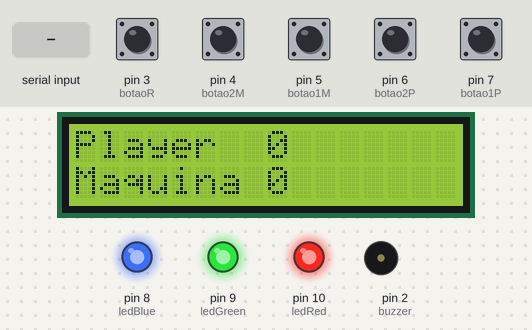
Bench run of a sketch on a simulated Arduino Uno, built with avr-gcc and run on an emulated ATmega328P. Parts: 16×2 character LCD, output pins drawn as LEDs (lit = HIGH), buzzer (waves = sounding). Inputs (shaded band) come from the test bench; at power-on: pin 3 (botaoR), pin 4 (botao2M), pin 5 (botao1M), pin 6 (botao2P), pin 7 (botao1P) HIGH.

Above: at 1.5 s.
1.6 s: pin 4 (botao2M) pulled LOW for 0.15 s
At 2.7 s:
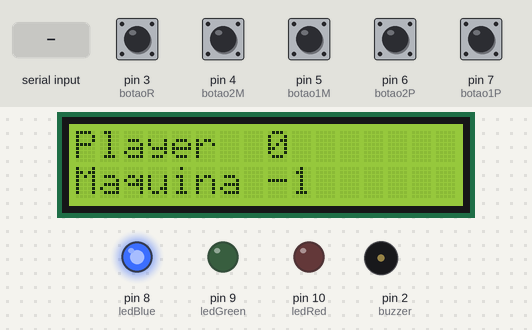
3.4 s: pin 7 (botao1P) pulled LOW for 0.15 s
At 4.8 s:
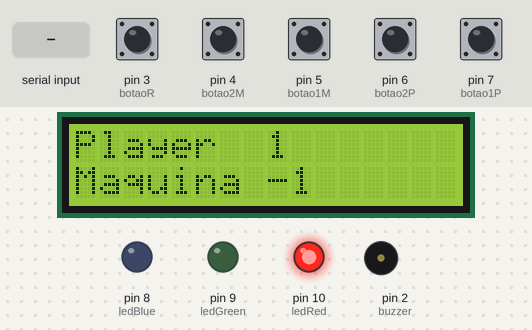
5.4 s: pin 5 (botao1M) pulled LOW for 0.15 s
At 6.3 s:
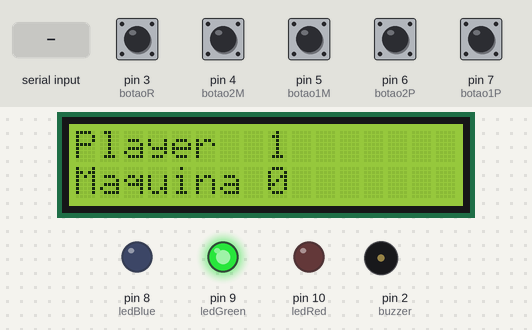
7.4 s: pin 3 (botaoR) pulled LOW for 0.15 s
At 7.72 s:
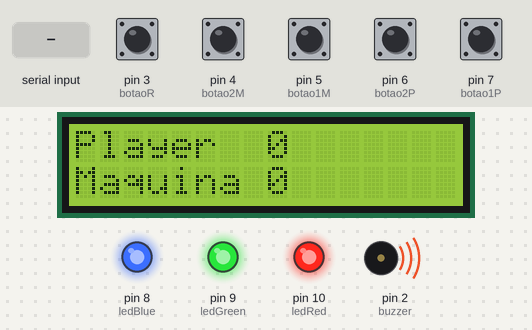
9.5 s: pin 6 (botao2P) pulled LOW for 0.15 s
At 10.9 s:
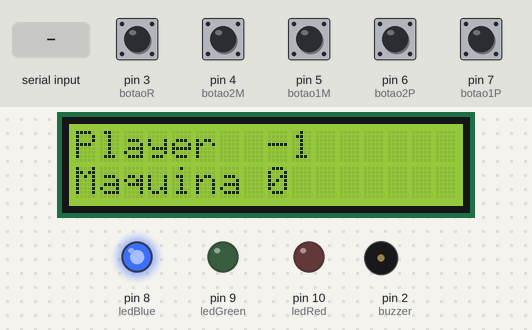
11.2 s: "B" received over Serial
At 11.7 s:
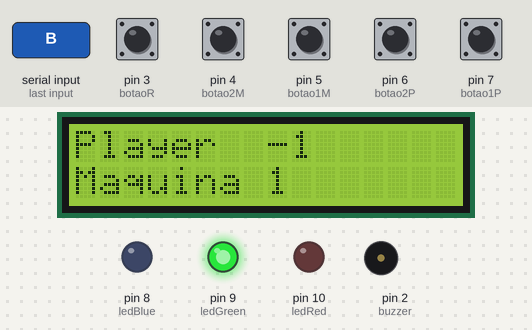
Timing chart, 0 to 13.9 s (numbered marks = the images above; inputs shaded):
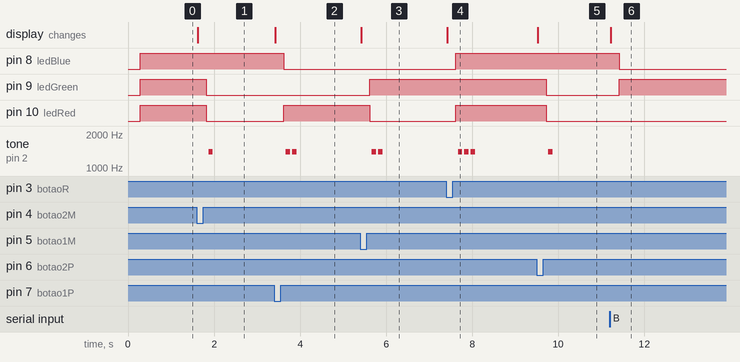

The sketch:

gerenciadorDePlacar.ino
```cpp
/*
// Programa: Gerenciar Placar com Display LCD 16x2
// Autor: PEDRO VICTOR R. D. SANTOS
// Data: 30/11/2022
// Local: Rio de Janeiro
// Colégio: IRS
*/

#include <Wire.h>
#include <LiquidCrystal_I2C.h>
#include "notas.h"
#include "musicas.h"
#include "pinosArduino.h"

LiquidCrystal_I2C lcd(endereco, colunas, linhas);

int player;
int maquina;

byte outPinos[] = {ledRed, ledGreen, ledBlue, buzzer};
byte inpPinos[] = {botao1P, botao2P, botao1M, botao2M, botaoR};

void setup() {
  lcd.init();
  lcd.backlight();
  lcd.clear();

  for (int i = 0; i <= 3; i++) {
    pinMode(outPinos[i], OUTPUT);
  }
  for (int i = 0; i <= 4; i++) {
    pinMode(inpPinos[i], INPUT_PULLUP);
  }

  resetScoreboard();
  Serial.begin(9600);
}

void loop() {
  if(Serial.available()>0) {
    char c = Serial.read();
    if (c == 'A') {
      adicionar1P();
      delay(200);
    } else if (c == 'B') {
      adicionar1M();
      delay(200);
    }
  }

  if (digitalRead(botao1P) == LOW) {
    adicionar1P();
    for (int i = 0; i <= 1; i++) {
      buzzerToque();
      delay(50);
    }

    while(digitalRead(botao1P) == LOW) {}
    delay(200);
  } else if (digitalRead(botao2P) == LOW) {
    remover1P();
    buzzerToque();

    while(digitalRead(botao2P) == LOW) {}
    delay(200);
  } else if (digitalRead(botao1M) == LOW) {
    adicionar1M();

    for (int i = 0; i <= 1; i++) {
      buzzerToque();
      delay(50);
    }

    while(digitalRead(botao1M) == LOW) {}
    delay(200);
  } else if (digitalRead(botao2M) == LOW) {
    remover1M();
    buzzerToque();

    while(digitalRead(botao2M) == LOW) {}
    delay(200);
  } else if (digitalRead(botaoR) == LOW) {
    resetScoreboard();

    for (int i = 0; i <= 2; i++) {
      buzzerToque();
      delay(50);
    }

    while(digitalRead(botaoR) == LOW) {}
    delay(200);
  }

  if (player == 7 && maquina == 0) {
    toca(starTrek, sizeof(starTrek) / sizeof(int) / 2);
    resetScoreboard();
    delay(200);
  }
}

void updateScoreboard() {
  lcd.clear();
  lcd.setCursor(0, 0);
  lcd.print("Player  ");
  lcd.print(player);
  lcd.setCursor(0, 1);
  lcd.print("Maquina ");
  lcd.print(maquina);
  delay(200);
}

void resetScoreboard() {
  player = 0;
  maquina = 0;
  updateScoreboard();
  digitalWrite(ledRed, HIGH);
  digitalWrite(ledGreen, HIGH);
  digitalWrite(ledBlue, HIGH);
  delay(50);
}

void buzzerToque() {
  tone(buzzer, NOTE_F6);
  delay(100);
  noTone(buzzer);
  return;
}

void toca(int melodia[], int notas) {
  int notaInteira = (60000 * 4) / tempo,
      divisor = 0, duracaoNota = 0, notaAtual;

  for (notaAtual = 0; notaAtual < notas * 2; notaAtual += 2) {
    // Calcula a duração de cada nota
    divisor = melodia[notaAtual + 1];
    if (divisor > 0) {
      duracaoNota = (notaInteira) / divisor;
    } else if (divisor < 0) {
      // dotted notes are represented with negative durations!!
      duracaoNota = (notaInteira) / abs(divisor);
      duracaoNota *= 1.5; // increases the duration in half for dotted notes
    }

    // Toca apenas 90% da duração da nota
    tone(buzzer, melodia[notaAtual], duracaoNota * 0.9);
    delay(duracaoNota);
    noTone(buzzer);
  }
}

void adicionar1P() {
    player = player +1;
    updateScoreboard();

    digitalWrite(ledRed, HIGH);
    digitalWrite(ledGreen, LOW);
    digitalWrite(ledBlue, LOW);
    delay(50);
}

void remover1P() {
    player = player - 1;
    updateScoreboard();

    digitalWrite(ledRed, LOW);
    digitalWrite(ledGreen, LOW);
    digitalWrite(ledBlue, HIGH);
    delay(50);
}

void adicionar1M() {
    maquina = maquina +1;
    updateScoreboard();

    digitalWrite(ledRed, LOW);
    digitalWrite(ledGreen, HIGH);
    digitalWrite(ledBlue, LOW);
    delay(50);
}

void remover1M() {
    maquina = maquina - 1;
    updateScoreboard();

    digitalWrite(ledRed, LOW);
    digitalWrite(ledGreen, LOW);
    digitalWrite(ledBlue, HIGH);
    delay(50);
}
```

musicas.h
```cpp
// Trilhas para os resultados

int starTrek[] = {
  // Introdução de Star Trek
  // Disponível em https://musescore.com/user/10768291/scores/4594271

  NOTE_D4, -8, NOTE_G4, 16, NOTE_C5, -4,
  NOTE_B4, 8, NOTE_G4, -16, NOTE_E4, -16, NOTE_A4, -16,
  NOTE_D5, 2,

};

int starWars[] = {
  // Parte do tema de Star Wars
  // Disponível em https://musescore.com/cathyd/star-wars-theme

  //NOTE_AS5,8, NOTE_A5,8, NOTE_G5,8, NOTE_F6,2, NOTE_C6,4,
  NOTE_AS5,8, NOTE_A5,8, NOTE_G5,8, NOTE_F6,2, NOTE_C6,4,
  NOTE_AS5,8, NOTE_A5,8, NOTE_AS5,8, NOTE_G5,2 //, NOTE_C5,8, NOTE_C5,8, NOTE_C5,8,
};

int pacMan[] = {
  // Introdução de PacMan
  // Score available at https://musescore.com/user/85429/scores/107109

  NOTE_B4, 16, NOTE_B5, 16, NOTE_FS5, 16, NOTE_DS5, 16, //1
  NOTE_B5, 32, NOTE_FS5, -16, NOTE_DS5, 8, NOTE_C5, 16,
  NOTE_C6, 16, NOTE_G6, 16, NOTE_E6, 16, NOTE_C6, 32, NOTE_G6, -16, NOTE_E6, 8,

  NOTE_B4, 16,  NOTE_B5, 16,  NOTE_FS5, 16,   NOTE_DS5, 16,  NOTE_B5, 32,  //2
  NOTE_FS5, -16, NOTE_DS5, 8,  NOTE_DS5, 32, NOTE_E5, 32,  NOTE_F5, 32,
  NOTE_F5, 32,  NOTE_FS5, 32,  NOTE_G5, 32,  NOTE_G5, 32, NOTE_GS5, 32,  NOTE_A5, 16, NOTE_B5, 8
};
```

notas.h
```cpp
// Frequência das notas para o buzzer
#define REST     0
#define NOTE_D4  294
#define NOTE_E4  330
#define NOTE_G4  392
#define NOTE_A4  440
#define NOTE_B4  494
#define NOTE_C5  523
#define NOTE_D5  587
#define NOTE_DS5 622
#define NOTE_E5  659
#define NOTE_F5  698
#define NOTE_FS5 740
#define NOTE_G5  784
#define NOTE_GS5 831
#define NOTE_A5  880
#define NOTE_AS5 932
#define NOTE_B5  988
#define NOTE_C6  1047
#define NOTE_E6  1319
#define NOTE_F6  1397
#define NOTE_G6  1568

#define tempo 100
```

pinosArduino.h
```cpp
  #define endereco  0x27
  #define colunas   16
  #define linhas    2
  #define ledRed    10
  #define ledGreen  9
  #define ledBlue   8
  #define botao1P   7
  #define botao2P   6
  #define botao1M   5
  #define botao2M   4
  #define botaoR    3
  #define buzzer    2
```

Measured:
- after the input at 1.6 s, pin 9 (ledGreen), pin 10 (ledRed): HIGH → LOW after 0.22 s; tone on pin 2 (buzzer): silent → 1397 Hz after 0.27 s, → silent 0.10 s later; the display: changes at once (image 1)
- after the input at 3.4 s, pin 8 (ledBlue): HIGH → LOW after 0.22 s; pin 10 (ledRed): LOW → HIGH after 0.22 s; tone on pin 2 (buzzer): alternates 1397 Hz for 0.10 s and silent for 0.05 s, 4 changes in all, then stays silent, starting after 0.27 s; the display: changes at once (image 2)
- after the input at 5.4 s, pin 9 (ledGreen): LOW → HIGH after 0.22 s; pin 10 (ledRed): HIGH → LOW after 0.22 s; tone on pin 2 (buzzer): alternates 1397 Hz for 0.10 s and silent for 0.05 s, 4 changes in all, then stays silent, starting after 0.27 s; the display: changes at once (image 3)
- after the input at 7.4 s, pin 8 (ledBlue), pin 10 (ledRed): LOW → HIGH after 0.22 s; tone on pin 2 (buzzer): alternates 1397 Hz for 0.10 s and silent for 0.05 s, 6 changes in all, then stays silent, starting after 0.27 s; the display: changes at once (image 4)
- after the input at 9.5 s, pin 9 (ledGreen), pin 10 (ledRed): HIGH → LOW after 0.22 s; tone on pin 2 (buzzer): silent → 1397 Hz after 0.27 s, → silent 0.10 s later; the display: changes at once (image 5)
- after the input at 11.2 s, pin 8 (ledBlue): HIGH → LOW after 0.22 s; pin 9 (ledGreen): LOW → HIGH after 0.22 s; the display: changes at once (image 6)
